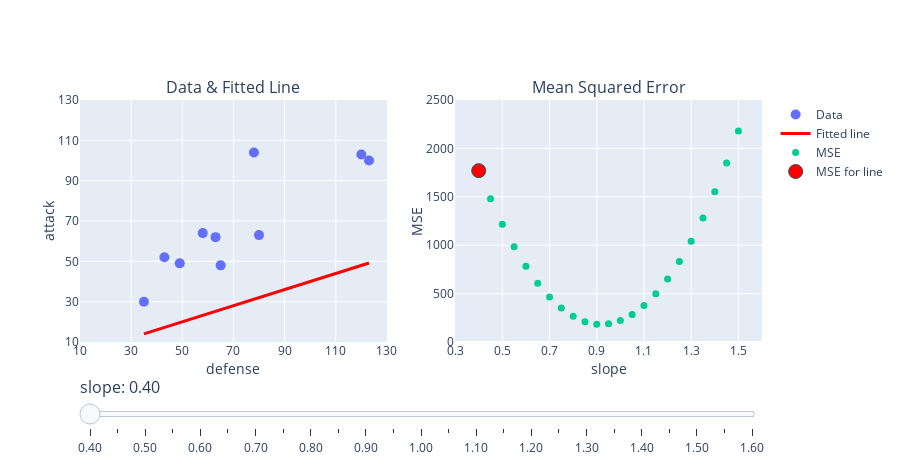

Write notebook code for a chart like this one.
### Code cell
plot_grid_search(x, y, slopes, mean_squared_error)

### Figure 1 — Plotly figure (JSON) as saved in the notebook; plotly's stock layout.template omitted (floating-point values rounded to 4 significant figures)
{"data": [{"marker": {"size": 10}, "mode": "markers", "name": "Data", "type": "scatter", "x": [35, 43, 49, 58, 63, 65, 78, 80, 120, 123], "xaxis": "x", "y": [30, 52, 49, 64, 62, 48, 104, 63, 103, 100], "yaxis": "y"}, {"line": {"color": "red", "width": 3}, "mode": "lines", "name": "Fitted line", "type": "scatter", "x": [35, 43, 49, 58, 63, 65, 78, 80, 120, 123], "xaxis": "x", "y": [14, 17.2, 19.6, 23.2, 25.2, 26, 31.2, 32, 48, 49.2], "yaxis": "y"}, {"marker": {"size": 7}, "mode": "markers", "name": "MSE", "type": "scatter", "x": [0.4, 0.45, 0.5, 0.55, 0.6, 0.65, 0.7, 0.75, 0.8, 0.85, 0.9, 0.95, 1.0, 1.05, 1.1, 1.15, 1.2, 1.25, 1.3, 1.35, 1.4, 1.45, 1.5, 1.55, 1.6], "xaxis": "x2", "y": [1770.0, 1479.0, 1217.0, 984.4, 781.5, 608.2, 464.4, 350.1, 265.3, 210.1, 184.4, 188.2, 221.5, 284.4, 376.7, 498.6, 650.0, 831.0, 1041.0, 1281.0, 1551.0, 1850.0, 2179.0, 2537.0, 2924.0], "yaxis": "y2"}, {"line": {"color": "red"}, "marker": {"line": {"color": "DarkSlateGrey", "width": 1}, "size": 14}, "mode": "markers", "name": "MSE for line", "type": "scatter", "x": [0.4], "xaxis": "x2", "y": [1770.0], "yaxis": "y2"}], "layout": {"annotations": [{"font": {"size": 16}, "showarrow": false, "text": "Data & Fitted Line", "x": 0.225, "xanchor": "center", "xref": "paper", "y": 1, "yanchor": "bottom", "yref": "paper"}, {"font": {"size": 16}, "showarrow": false, "text": "Mean Squared Error", "x": 0.775, "xanchor": "center", "xref": "paper", "y": 1, "yanchor": "bottom", "yref": "paper"}], "height": 475, "sliders": [{"currentvalue": {"font": {"size": 16}, "prefix": "slope: ", "visible": true}, "pad": {"b": 10, "t": 30}, "steps": [{"args": [["0.40"], {"frame": {"duration": 0, "easing": "linear", "redraw": false}, "transition": {"duration": 0, "easing": "linear"}}], "label": "0.40", "method": "animate"}, {"args": [["0.45"], {"frame": {"duration": 0, "easing": "linear", "redraw": false}, "transition": {"duration": 0, "easing": "linear"}}], "label": "0.45", "method": "animate"}, {"args": [["0.50"], {"frame": {"duration": 0, "easing": "linear", "redraw": false}, "transition": {"duration": 0, "easing": "linear"}}], "label": "0.50", "method": "animate"}, {"args": [["0.55"], {"frame": {"duration": 0, "easing": "linear", "redraw": false}, "transition": {"duration": 0, "easing": "linear"}}], "label": "0.55", "method": "animate"}, {"args": [["0.60"], {"frame": {"duration": 0, "easing": "linear", "redraw": false}, "transition": {"duration": 0, "easing": "linear"}}], "label": "0.60", "method": "animate"}, {"args": [["0.65"], {"frame": {"duration": 0, "easing": "linear", "redraw": false}, "transition": {"duration": 0, "easing": "linear"}}], "label": "0.65", "method": "animate"}, {"args": [["0.70"], {"frame": {"duration": 0, "easing": "linear", "redraw": false}, "transition": {"duration": 0, "easing": "linear"}}], "label": "0.70", "method": "animate"}, {"args": [["0.75"], {"frame": {"duration": 0, "easing": "linear", "redraw": false}, "transition": {"duration": 0, "easing": "linear"}}], "label": "0.75", "method": "animate"}, {"args": [["0.80"], {"frame": {"duration": 0, "easing": "linear", "redraw": false}, "transition": {"duration": 0, "easing": "linear"}}], "label": "0.80", "method": "animate"}, {"args": [["0.85"], {"frame": {"duration": 0, "easing": "linear", "redraw": false}, "transition": {"duration": 0, "easing": "linear"}}], "label": "0.85", "method": "animate"}, {"args": [["0.90"], {"frame": {"duration": 0, "easing": "linear", "redraw": false}, "transition": {"duration": 0, "easing": "linear"}}], "label": "0.90", "method": "animate"}, {"args": [["0.95"], {"frame": {"duration": 0, "easing": "linear", "redraw": false}, "transition": {"duration": 0, "easing": "linear"}}], "label": "0.95", "method": "animate"}, {"args": [["1.00"], {"frame": {"duration": 0, "easing": "linear", "redraw": false}, "transition": {"duration": 0, "easing": "linear"}}], "label": "1.00", "method": "animate"}, {"args": [["1.05"], {"frame": {"duration": 0, "easing": "linear", "redraw": false}, "transition": {"duration": 0, "easing": "linear"}}], "label": "1.05", "method": "animate"}, {"args": [["1.10"], {"frame": {"duration": 0, "easing": "linear", "redraw": false}, "transition": {"duration": 0, "easing": "linear"}}], "label": "1.10", "method": "animate"}, {"args": [["1.15"], {"frame": {"duration": 0, "easing": "linear", "redraw": false}, "transition": {"duration": 0, "easing": "linear"}}], "label": "1.15", "method": "animate"}, {"args": [["1.20"], {"frame": {"duration": 0, "easing": "linear", "redraw": false}, "transition": {"duration": 0, "easing": "linear"}}], "label": "1.20", "method": "animate"}, {"args": [["1.25"], {"frame": {"duration": 0, "easing": "linear", "redraw": false}, "transition": {"duration": 0, "easing": "linear"}}], "label": "1.25", "method": "animate"}, {"args": [["1.30"], {"frame": {"duration": 0, "easing": "linear", "redraw": false}, "transition": {"duration": 0, "easing": "linear"}}], "label": "1.30", "method": "animate"}, {"args": [["1.35"], {"frame": {"duration": 0, "easing": "linear", "redraw": false}, "transition": {"duration": 0, "easing": "linear"}}], "label": "1.35", "method": "animate"}, {"args": [["1.40"], {"frame": {"duration": 0, "easing": "linear", "redraw": false}, "transition": {"duration": 0, "easing": "linear"}}], "label": "1.40", "method": "animate"}, {"args": [["1.45"], {"frame": {"duration": 0, "easing": "linear", "redraw": false}, "transition": {"duration": 0, "easing": "linear"}}], "label": "1.45", "method": "animate"}, {"args": [["1.50"], {"frame": {"duration": 0, "easing": "linear", "redraw": false}, "transition": {"duration": 0, "easing": "linear"}}], "label": "1.50", "method": "animate"}, {"args": [["1.55"], {"frame": {"duration": 0, "easing": "linear", "redraw": false}, "transition": {"duration": 0, "easing": "linear"}}], "label": "1.55", "method": "animate"}, {"args": [["1.60"], {"frame": {"duration": 0, "easing": "linear", "redraw": false}, "transition": {"duration": 0, "easing": "linear"}}], "label": "1.60", "method": "animate"}]}], "width": 900, "xaxis": {"anchor": "y", "domain": [0, 0.45], "dtick": 20, "range": [10, 130], "tick0": 10, "title": {"standoff": 0, "text": "defense"}}, "xaxis2": {"anchor": "y2", "domain": [0.55, 1], "dtick": 0.2, "range": [0.3, 1.6], "tick0": 0.3, "title": {"standoff": 0, "text": "slope"}}, "yaxis": {"anchor": "x", "domain": [0, 1], "dtick": 20, "range": [10, 130], "tick0": 10, "title": {"standoff": 0, "text": "attack"}}, "yaxis2": {"anchor": "x2", "domain": [0, 1], "range": [0, 2500], "title": {"standoff": 0, "text": "MSE"}}}}
